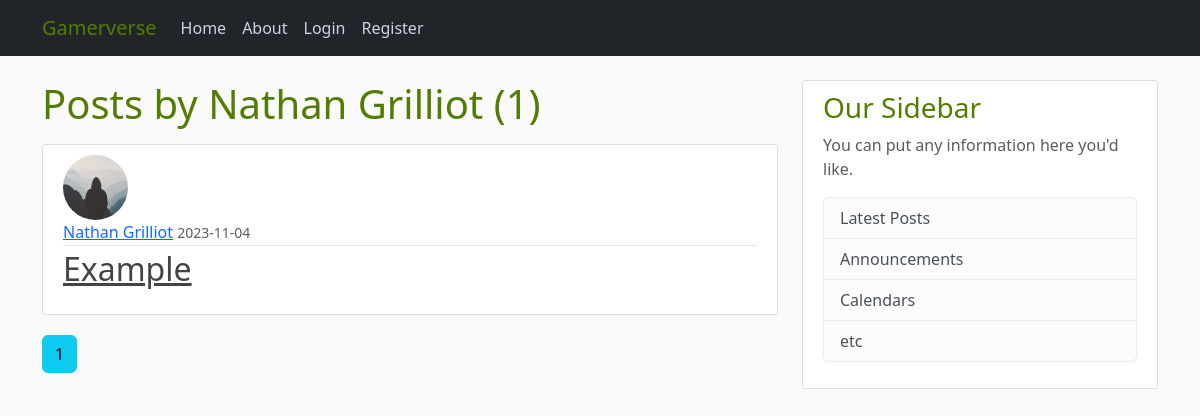
Before: /user/Nathan Grilliot with the older database file.
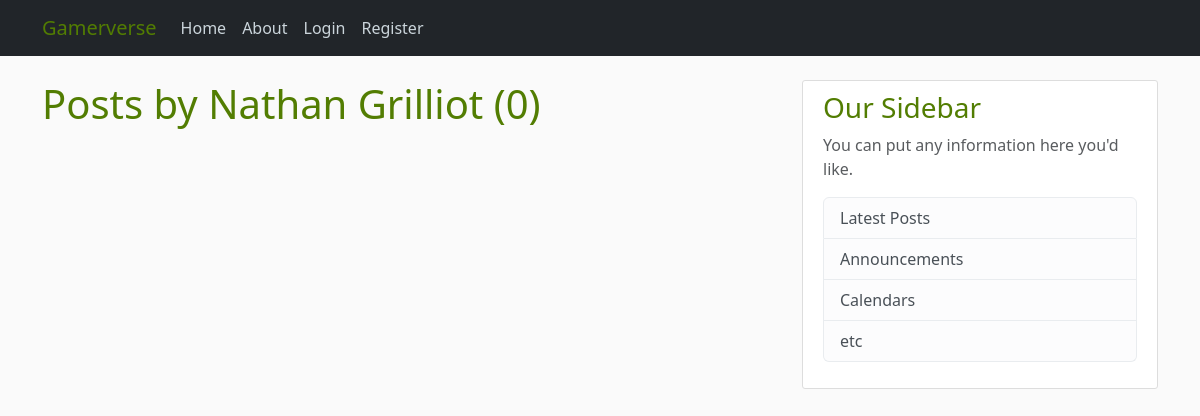
After: the same page with the newer database file.
### gamerverse/models.py (models this page shows, shortened)
class User(db.Model, UserMixin):
    id = db.Column(db.Integer, primary_key=True)
    username = db.Column(db.String(20), unique=True, nullable=False)
    email = db.Column(db.String(120), unique=True, nullable=False)
    image_file = db.Column(db.String(20), nullable=False, default='default.jpg')
    password = db.Column(db.String(60), nullable=False)
    posts = db.relationship('Event', backref='author', lazy=True)

class Event(db.Model):
    id = db.Column(db.Integer, primary_key=True)
    title = db.Column(db.String(100), nullable=False)
    date_posted = db.Column(db.DateTime, nullable=False, default=datetime.utcnow)
    description = db.Column(db.Text, nullable=False)
    month = db.Column(db.Integer, nullable=False)
    day = db.Column(db.Integer, nullable=False)
    year = db.Column(db.Integer, nullable=False)
    attendees = db.Column(db.Text, nullable=False)
    games = db.Column(db.Text, nullable=False)
    food = db.Column(db.Text, nullable=False)
    nut_allergy = db.Column(db.Boolean, nullable=False)
    formality = db.Column(db.Text, nullable=False)
    user_id = db.Column(db.Integer, db.ForeignKey('user.id'), nullable=False)

### gamerverse/users/routes.py (the view)
@users.route("/user/<string:username>")
def user_posts(username):
    page = request.args.get('page', 1, type=int)
    user = User.query.filter_by(username=username).first_or_404()
    posts = Event.query.filter_by(author=user)\
        .order_by(Event.date_posted.desc())\
        .paginate(page=page, per_page=5)
    return render_template('user_posts.html', posts=posts, user=user)

### gamerverse/templates/user_posts.html (shortened to what this page needs)
{% extends "layout.html" %}
{% block content %}
    <h1 class="mb-3">Posts by {{ user.username }} ({{ posts.total }})</h1>
    {% for post in posts.items %}
        <article class="media content-section">
          <img class="rounded-circle article-img" src="{{ url_for('static', filename='profile_pics/' + post.author.image_file) }}">
          <div class="media-body">
            <div class="article-metadata">
              <a class="mr-2" href="{{ url_for('users.user_posts', username=post.author.username) }}">{{ post.author.username }}</a>
              <small class="text-muted">{{ post.date_posted.strftime('%Y-%m-%d') }}</small>
            </div>
            <h2><a class="article-title" href="{{ url_for('posts.post', post_id=post.id) }}">{{ post.title }}</a></h2>
          </div>
        </article>
    {% endfor %}
    {% for page_num in posts.iter_pages(left_edge=1, right_edge=1, left_current=1, right_current=2) %}
      {% if page_num %}
        {% if posts.page == page_num %}
          <a class="btn btn-info mb-4" href="{{ url_for('users.user_posts', username=user.username, page=page_num) }}">{{ page_num }}</a>
        {% else %}
          <a class="btn btn-outline-info mb-4" href="{{ url_for('users.user_posts', username=user.username, page=page_num) }}">{{ page_num }}</a>
        {% endif %}
      {% else %}
        ...
      {% endif %}
    {% endfor %}
{% endblock content %}

### gamerverse/templates/layout.html (shortened to what this page needs)
<!DOCTYPE html>
<html>
<head>
    <link href="https://cdn.jsdelivr.net/npm/bootstrap@5.3.2/dist/css/bootstrap.min.css" rel="stylesheet">
    <link rel="stylesheet" type="text/css" href="{{ url_for('static', filename='main.css') }}">
</head>
<body>
    <header class="site-header">
      <nav class="navbar navbar-expand-lg fixed-top bg-dark">
        <div class="container">
          <a class="navbar-brand mr-4 gamer-green" href="/">Gamerverse</a>
          <div class="collapse navbar-collapse" id="navbarToggle">
            <div class="navbar-nav mr-auto">
              <a class="nav-item nav-link" href="{{ url_for('main.home') }}">Home</a>
              <a class="nav-item nav-link" href="{{ url_for('main.about') }}">About</a>
            </div>
            <div class="navbar-nav">
              {% if current_user.is_authenticated %}
                <a class="nav-item nav-link" href="{{ url_for('posts.new_post') }}">New Event</a>
                <a class="nav-item nav-link" href="{{ url_for('users.account') }}">Account</a>
                <a class="nav-item nav-link" href="{{ url_for('users.logout') }}">Logout</a>
              {% else %}
                <a class="nav-item nav-link" href="{{ url_for('users.login') }}">Login</a>
                <a class="nav-item nav-link" href="{{ url_for('users.register') }}">Register</a>
              {% endif %}
            </div>
          </div>
        </div>
      </nav>
    </header>
    <main role="main" class="container">
      <div class="row">
        <div class="col-md-8">
          {% block content %}{% endblock %}
        </div>
        <div class="col-md-4">
          <div class="content-section">
            <h3>Our Sidebar</h3>
            <p class='text-muted'>You can put any information here you'd like.
              <ul class="list-group">
                <li class="list-group-item list-group-item-light">Latest Posts</li>
                <li class="list-group-item list-group-item-light">Announcements</li>
                <li class="list-group-item list-group-item-light">Calendars</li>
                <li class="list-group-item list-group-item-light">etc</li>
              </ul>
            </p>
          </div>
        </div>
      </div>
    </main>
</body>
</html>

### gamerverse/static/main.css (style rules this page uses)
body { background: #fafafa; color: #333333; margin-top: 5rem; }
h1, h2, h3, h4, h5, h6 { color: #527d02; }
.site-header .navbar-nav .nav-link { color: #cbd5db; }
.content-section { background: #ffffff; padding: 10px 20px; border: 1px solid #dddddd; border-radius: 3px; margin-bottom: 20px; }
.gamer-green { color: #527d02; }

Changed rows visible on the page:
removed Event: image_file (placeholder picture), author.username "Nathan Grilliot", date_posted "2023-11-04", title "Example"
Other visible differences:
{{ posts.total }}: "1" → "0"
list line gone: "1"
